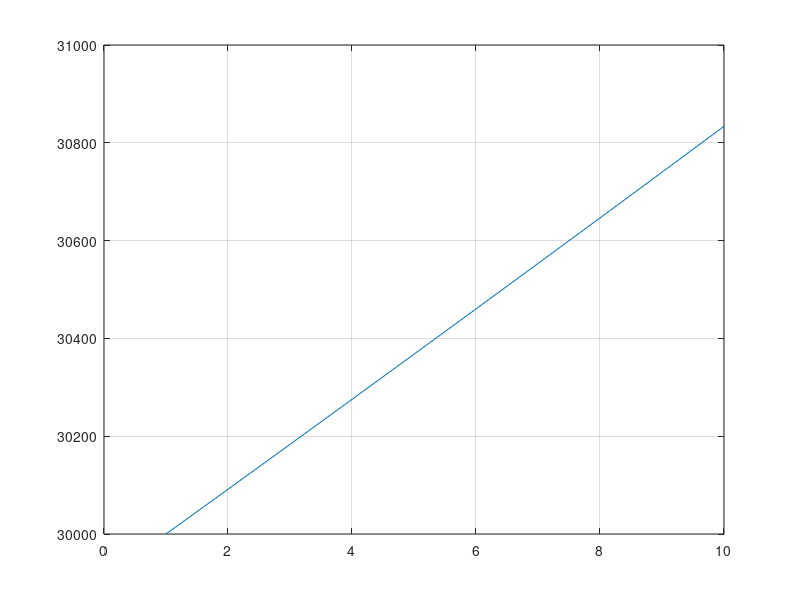

Here is the MATLAB script that generated this plot:
% Population model

close all
clear 
clc 

  % The population of Alaskan brown bears over time should equate to 30,000.
  
  % According to the Alaskan government the estimated population of brown 
  % bears is 30,000.
N = 30000;
  
  % Gender proportions - (Wieglus and Bunnell, 1994)
m = .3;
f = .22;
sm = .22;
sf = .11;
c = .15;

  % Harvest rates
    % The harvest rate seems to be included with the mortality rates already.
h = [0, .05, .067, .1];

  % Mortality rates
    % Cubs (0.5 - 1.5)
Cub_M = [.3, .4, .22];
    % Subadults
Sub_M = [.44, .21];
Sub_F = [.11, .7];
    % Adult mortality rate (> 5)
Male_M = [.19, .28, .3];
Female_M = [.13,.7];


  % Reproductive rate for young adult females.
r = [.7, .735, .76, .46];

  % Prediction over 10 years
time = 10;

    % Check to see if the article lines up with sf + f.
for i = 2:time
  N(i) = N(i-1) * ( 1 + r(2) * (sf+f) ) - N(i-1) * ( c * Cub_M(1)...
     + sm * Sub_M(1) + sf * Sub_F(1) + m * Male_M(1) + f * Female_M(1) )
end


plot(1:time, N)
grid on

N(10)/N(1)
